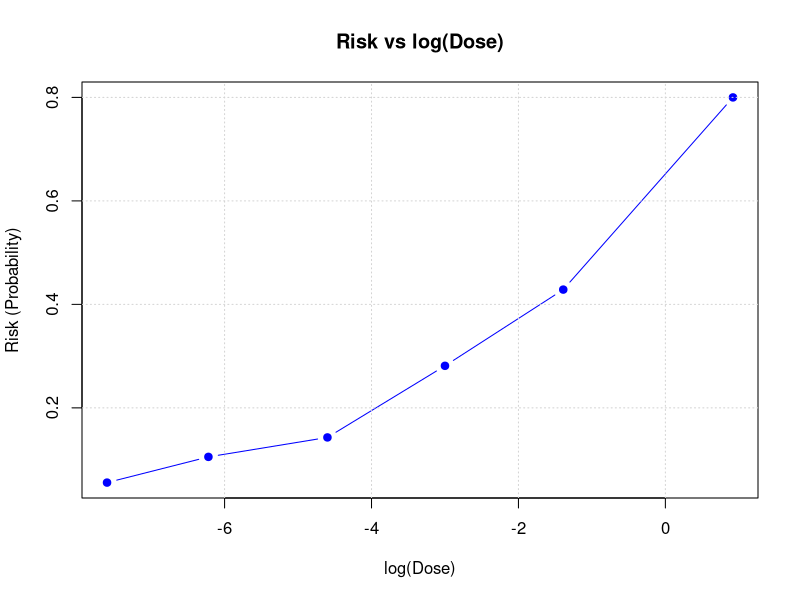
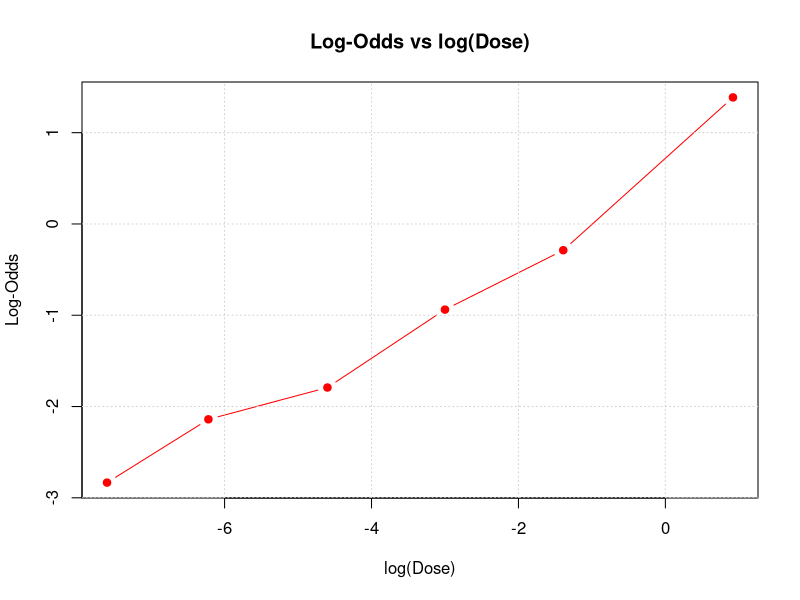
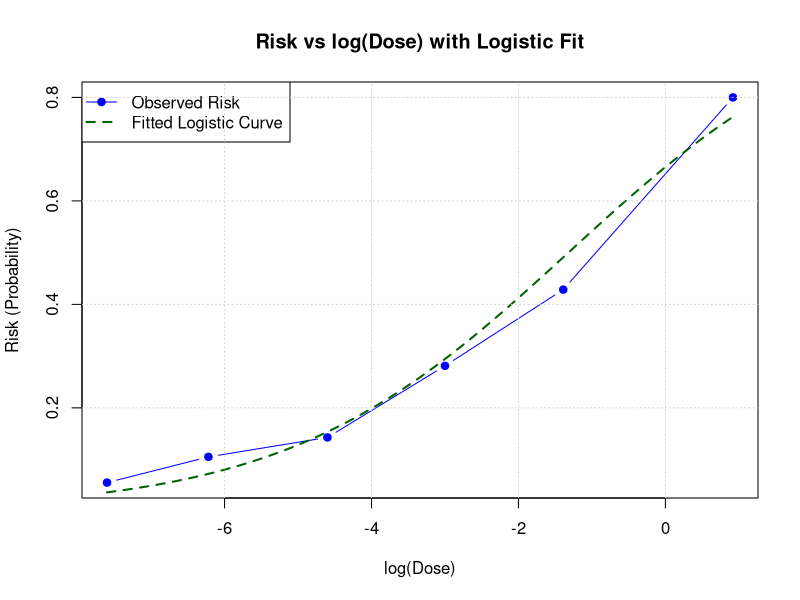

The R source for these figures, in order:
## ---- chunk 1
knitr::opts_chunk$set(echo = TRUE)
library(knitr)
## ---- chunk 2

# Create the 2x2 table
periodontitis_table <- matrix(
  c(22, 75, 148, 265, 97, 413, 170, 340, 510), # Data including margins
  nrow = 3,                                   # Three rows: Yes, No, Sum
  byrow = TRUE,                               # Fill matrix by rows
  dimnames = list(
    `Dental Floss Use` = c("Used Dental Floss", "Not Used Dental Floss", "Total"), # Row names
    `Periodontitis` = c("Periodontitis", "No Periodontitis", "Total")    # Column names
  )
)

# Convert to data frame for better printing
periodontitis_df <- as.data.frame.matrix(periodontitis_table)

# Use kable to display the table
kable(
  periodontitis_df,
  caption = "Regular Use of Dental Floss and Periodontitis",
  align = "c"
)

## ---- chunk 3
# Prepare data
dental_data <- data.frame(
  floss = c(1, 0), # 1 = yes, 0 = no
  periodontitis_yes = c(22, 148),
  periodontitis_no = c(75, 265)
)

# Logistic regression
model <- glm(cbind(periodontitis_yes, periodontitis_no) ~ floss, 
             family = binomial(link=logit), data = dental_data)

# Extract model coefficients summary
model_summary <- summary(model)

# Create a data frame with relevant data
coefficients_table <- data.frame(
  Term = rownames(model_summary$coefficients),
  Estimate = model_summary$coefficients[, "Estimate"],
  `Std. Error` = model_summary$coefficients[, "Std. Error"],
  `z value` = model_summary$coefficients[, "z value"],
  `Pr(>|z|)` = model_summary$coefficients[, "Pr(>|z|)"]
)

# Print the table using kable
kable(
  coefficients_table,
  caption = "Summary of Logistic Regression Model A Coefficients",
  align = c("l", "c", "c", "c", "c"),
  col.names = c("Term", "Estimate", "Std. Error", "z value", "P-value")
)
## ---- chunk 4
# Prepare data
periodontitis_data <- data.frame(
  periodontitis = c(1, 0), # 1 = yes, 0 = no
  floss_yes = c(22, 75),
  floss_no = c(148, 265)
)

# Logistic regression
model_periodontitis <- glm(cbind(floss_yes, floss_no) ~ periodontitis, 
             family = binomial(link=logit), data = periodontitis_data)

# Extract model coefficients summary
model_periodontitis_summary <- summary(model_periodontitis)

# Create a data frame with relevant data
coefficients_table2 <- data.frame(
  Term = rownames(model_periodontitis_summary$coefficients),
  Estimate = model_periodontitis_summary$coefficients[, "Estimate"],
  `Std. Error` = model_periodontitis_summary$coefficients[, "Std. Error"],
  `z value` = model_periodontitis_summary$coefficients[, "z value"],
  `Pr(>|z|)` = model_periodontitis_summary$coefficients[, "Pr(>|z|)"]
)

# Print the table using kable
kable(
  coefficients_table2,
  caption = "Summary of Logistic Regression Model B Coefficients",
  align = c("l", "c", "c", "c", "c"),
  col.names = c("Term", "Estimate", "Std. Error", "z value", "P-value")
)
## ---- chunk 5
# Data from the instructions
log_dose <- c(-7.60, -6.22, -4.60, -3.00, -1.39, 0.92)
tumor <- c(1, 2, 4, 9, 12, 32)
no_tumor <- c(17, 17, 24, 23, 16, 8)
total <- tumor + no_tumor

# Create the table
original_table <- data.frame(
  `log(dose)` = log_dose,
  Tumor = tumor,
  `No tumor` = no_tumor,
  `Total` = total
)
t_table<- t(original_table)
# Display the table
knitr::kable(t_table, caption = "Original Data Table")
## ---- chunk 6
# Calculate risk (probability) of tumor
risk <- tumor / total

# Calculate odds
odds <- risk / (1 - risk)

# Calculate log-odds
log_odds <- log(odds)

updated_table <- data.frame(
  `log(dose)` = log_dose,
  Tumor = tumor,
  `No tumor` = no_tumor,
  Total = total,
  Risk = round(risk, 4),
  Odds = round(odds, 4),
  `Log-Odds` = round(log_odds, 4)
)
t_updated_table<- t(updated_table)
knitr::kable(t_updated_table, caption = "Original Data Table with Risk, Odds, and Log-Odds Calculations")

## ---- chunk 7

# Create an updated table with the new calculations
updated_table <- data.frame(
  `log(dose)` = log_dose,
  Tumor = tumor,
  `No tumor` = no_tumor,
  Total = total,
  Risk = round(risk, 4),
  Odds = round(odds, 4),
  `Log-Odds` = round(log_odds, 4)
)

# Plot Risk (Probability) vs log(dose)
plot(log_dose, risk, type = "b", col = "blue", pch = 19,
     xlab = "log(Dose)", ylab = "Risk (Probability)",
     main = "Risk vs log(Dose)")
grid()
## ---- chunk 8
# Plot Log-Odds vs log(dose)
plot(log_dose, log_odds, type = "b", col = "red", pch = 19,
     xlab = "log(Dose)", ylab = "Log-Odds",
     main = "Log-Odds vs log(Dose)")
grid()
## ---- chunk 9
# Fit a logistic regression model
model <- glm(cbind(tumor, no_tumor) ~ log_dose, family = binomial)

# Summary of the model
summary(model)
## ---- chunk 10
# Generate fitted values for plotting
new_dose <- seq(min(log_dose), max(log_dose), length.out = 100)
predicted_risk <- predict(model, newdata = data.frame(log_dose = new_dose), type = "response")

# Add fitted curve to the risk plot
plot(log_dose, risk, type = "b", col = "blue", pch = 19,
     xlab = "log(Dose)", ylab = "Risk (Probability)",
     main = "Risk vs log(Dose) with Logistic Fit")
lines(new_dose, predicted_risk, col = "darkgreen", lwd = 2, lty = 2)
legend("topleft", legend = c("Observed Risk", "Fitted Logistic Curve"),
       col = c("blue", "darkgreen"), lty = c(1, 2), lwd = c(1, 2), pch = c(19, NA))
grid()
## ---- chunk 11
# Covariance matrix
cov_matrix <- vcov(model)
cov_matrix

# Correlation between beta_0 and beta_1
correlation <- cov_matrix[1, 2] / (sqrt(cov_matrix[1, 1] * cov_matrix[2, 2]))
correlation

# Confidence intervals for parameters
confint_params <- confint(model, level = 0.95)
confint_params

# Predicting risk at log(dose) = -1.39
log_dose_value <- -1.39
logit_p <- coef(model)[1] + coef(model)[2] * log_dose_value  # logit(P)
se_logit_p <- sqrt(cov_matrix[1, 1] + 2 * cov_matrix[1, 2] * log_dose_value + 
                   cov_matrix[2, 2] * log_dose_value^2)
logit_p_ci <- c(logit_p - 1.96 * se_logit_p, logit_p + 1.96 * se_logit_p)

# Transforming logit(P) to probabilities
p <- exp(logit_p) / (1 + exp(logit_p))
p_ci <- exp(logit_p_ci) / (1 + exp(logit_p_ci))

list(predicted_risk = p, confidence_interval = p_ci)

## ---- chunk 12

# Extract the estimate and standard error for beta_1
beta1 <- coef(model)[2]
se_beta1 <- sqrt(cov_matrix[2, 2])

# Wald test statistic
wald_statistic <- beta1 / se_beta1
cat("Wald Statistic: ", wald_statistic)

# P-value
p_value <- 2 * (1 - pnorm(abs(wald_statistic)))
cat("\nP-Value: ", p_value)

## ---- chunk 13
# Function to multiply counts and refit the model
fit_scaled_model <- function(scale) {
  scaled_tumor <- tumor * scale
  scaled_no_tumor <- no_tumor * scale
  scaled_total <- scaled_tumor + scaled_no_tumor
  model <- glm(cbind(scaled_tumor, scaled_no_tumor) ~ log_dose, family = binomial)
  variances <- diag(vcov(model))  # Extract variances of beta_0 and beta_1
  list(model = model, variances = variances)
}

# Fit models for scales of 10, 100, and 1000
scales <- c(10, 100, 1000)
results <- lapply(scales, fit_scaled_model)

# Extract variances for beta_0 and beta_1
variances <- sapply(results, function(res) res$variances)
rownames(variances) <- c("Variance (Intercept)", "Variance (log_dose)")
colnames(variances) <- paste0("Scale_", scales)

# Display the variances
variances
